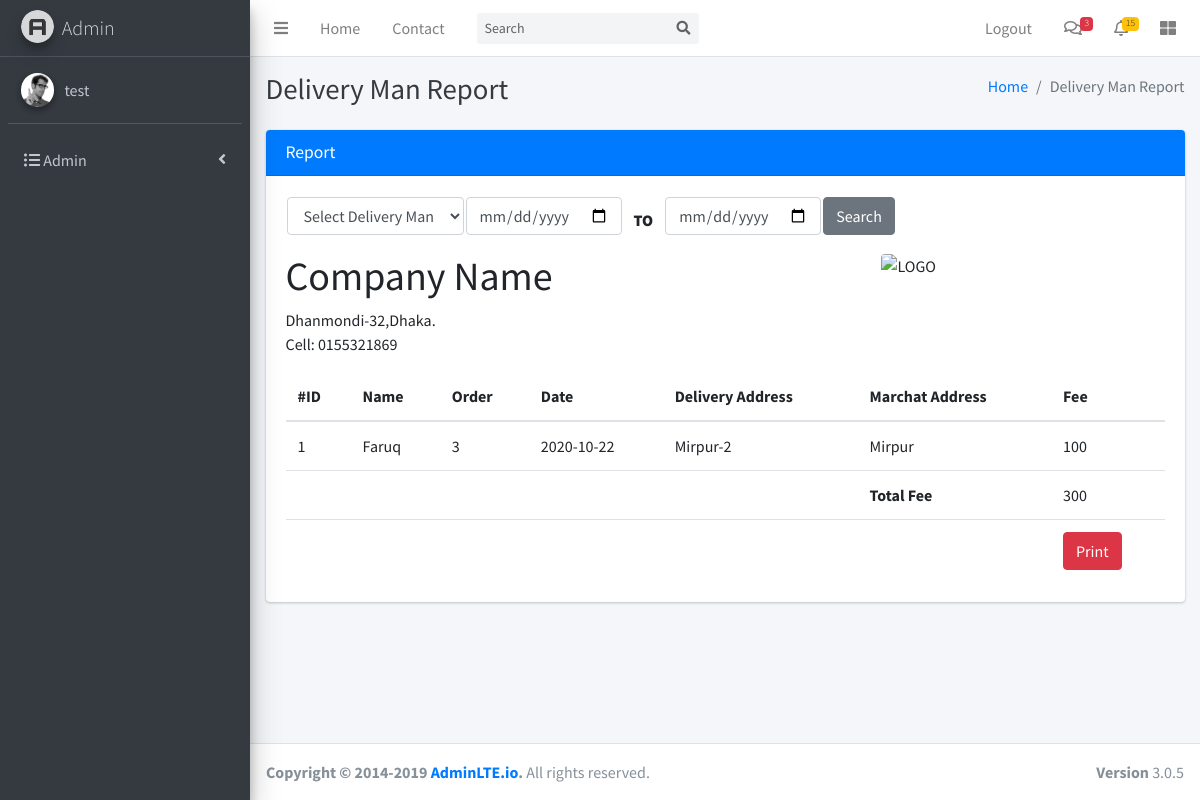
Screenshot of /admin/delivery_man_report.php?id=2 (signed in) with the database file from the repository.
### tables this page shows
CREATE TABLE `delivery_man` (
  `dID` int(11) NOT NULL,
  `d_name` varchar(100) NOT NULL,
  `d_phone` varchar(20) NOT NULL,
  `d_email` varchar(100) NOT NULL,
  `d_address` text NOT NULL,
  `password` varchar(100) NOT NULL,
  `areaID` int(11) NOT NULL
);

CREATE TABLE `orders` (
  `orderID` int(11) NOT NULL,
  `merchantID` int(11) NOT NULL,
  `date` date NOT NULL,
  `priority` enum('emergency','normal','medium') NOT NULL,
  `pickup_address` text NOT NULL,
  `delivery_address` text NOT NULL,
  `fee` varchar(255) NOT NULL,
  `status` enum('pending','received','picked_up','processing','delivered') NOT NULL,
  `pickup_man` int(11) NOT NULL,
  `delivery_man` int(11) NOT NULL,
  `code` varchar(50) NOT NULL,
  `pickup_area` int(11) NOT NULL,
  `delivery_area` int(11) NOT NULL,
  `order_type` enum('Cash on Delivery','Only Delivery') NOT NULL,
  `feedback` text NOT NULL,
  `received_by` int(11) NOT NULL,
  `customer_name` varchar(255) NOT NULL,
  `customer_phone` varchar(255) NOT NULL
);

CREATE TABLE `merchant` (
  `merchantID` int(11) NOT NULL,
  `m_name` varchar(255) NOT NULL,
  `m_address` text NOT NULL,
  `m_phone` varchar(20) NOT NULL,
  `m_email` varchar(150) NOT NULL,
  `m_password` varchar(20) NOT NULL,
  `areaID` int(11) NOT NULL
);

### admin/class/Controller.php (called while the page is built, shortened)
<?php
class Controller {
    private $conn;
    function __construct($host, $user, $password, $dbName) {
        $this->conn = new mysqli($host, $user, $password, $dbName);
    }
    public function get_delivery_details($data) {
        $id = $data['id'];
        $d = $this->conn->query("SELECT delivery_man.d_name,COUNT(orderID) AS total,orders.fee,(COUNT(orderID)*orders.fee) as total_fee,orders.date,orders.orderID,delivery_man.d_phone,delivery_man.d_address,orders.merchantID,orders.delivery_address,merchant.m_address FROM delivery_man JOIN orders ON delivery_man.dID=orders.delivery_man JOIN merchant ON orders.merchantID=merchant.merchantID WHERE status='delivered' OR delivery_man=$id");
        return $d;
    }
}

### admin/delivery_man_report.php (the view, shortened to what this page needs)
<?php
include_once 'header.php';
if (isset($_POST['searchsubmit'])) {
    $result = $obj->check_delivery_report($_POST);
} else {
    if (isset($_GET['id'])) {
        $delivery_man = $obj->get_delivery_details($_GET);
    }
}
?>
<?php
include_once 'left_menu.php';
?>
<div class="content-wrapper">
    <div class="content-header">
        <div class="container-fluid">
            <div class="row mb-2">
                <div class="col-sm-6">
                    <h1 class="m-0 text-dark">Delivery Man Report</h1>
                </div>
                <div class="col-sm-6">
                    <ol class="breadcrumb float-sm-right">
                        <li class="breadcrumb-item"><a href="#">Home</a></li>
                        <li class="breadcrumb-item active">Delivery Man Report</li>
                    </ol>
                </div>
            </div>
        </div>
    </div>
    <section class="content">
        <div class="container-fluid">
            <div class="row">
                <div class="col-md-12">
                    <div class="row">
                        <div class="col-md-12">
                            <div class="card">
                                <div class="card-header bg-primary">
                                    <h3 class="card-title">Report</h3>
                                </div>
                                <div class="card-body">
                                    <form action="" method="POST">
                                        <table class="serch_form">
                                            <tr>
                                                <td>
                                                    <div class="form-group">
                                                        <select name="delivery_id" class="form-control">
                                                            <option value="">Select Delivery Man</option>
                                                        </select>
                                                    </div>
                                                </td>
                                                <td>
                                                    <div class="form-group">
                                                        <input type="date" class="form-control" id="startdate"
                                                               name="startdate" placeholder="Start-date">
                                                    </div>
                                                </td>
                                                <td>
                                                    <label><span
                                                            style="padding: 10px;"><strong>TO</strong></span></label>
                                                </td>
                                                <td>
                                                    <div class="form-group">
                                                        <input type="date" class="form-control" id="enddate"
                                                               name="enddate" placeholder="End-date">
                                                    </div>
                                                </td>
                                                <td>
                                                    <div class="form-group">
                                                        <input type="submit" class="btn btn-secondary"
                                                               name="searchsubmit" value="Search">
                                                    </div>
                                                </td>
                                            </tr>
                                        </table>
                                    </form>
                                    <?php if (isset($delivery_man)) { ?>
                                        <table class="table table-borderd" >
                                        <div class="row">
                                                    <div class="col-md-8">
                                                        <h1>Company Name</h1>
                                                        <p>Dhanmondi-32,Dhaka.<br>Cell: 0155321869</p>
                                                    </div>
                                                    <div class="col-md-4"><img src="../img/logo.png" class="img-rounded" height="80" width="90" alt="LOGO"></div>
                                                </div>
                                            <thead>
                                                <tr>
                                                    <th>#ID</th>
                                                    <th>Name</th>
                                                    <th>Order</th>
                                                    <th>Date</th>
                                                    <th>Delivery Address</th>
                                                    <th>Marchat Address</th>
                                                    <th>Fee</th>
                                                </tr>
                                            </thead>
                                            <tbody>
                                                <?php
                                                $i = 1;
                                                while ($row = $delivery_man->fetch_assoc()) {
                                                    ?>
                                                    <tr>
                                                        <td><?php echo $i++; ?></td>
                                                        <td><?php echo $row['d_name']; ?></td>
                                                        <td><?php echo $row['total']; ?></td>
                                                        <td><?php echo $row['date']; ?></td>
                                                        <td><?php echo $row['delivery_address']; ?></td>
                                                        <td><?php echo $row['m_address']; ?></td>
                                                        <td><?php echo $row['fee']; ?></td>
                                                    </tr>
                                                    <tr>
                                                        <td colspan="5"></td>
                                                        <td><b>Total Fee</b></td>
                                                        <td>
                                                            <?php echo $row['total_fee']; ?>
                                                        </td>
                                                    </tr>
                                                <?php } ?>
                                            </tbody>
                                            <tfoot>
                                                <tr>
                                                    <td colspan="6"></td>
                                                    <td>
                                                        <form class="d-print-none">
                                                            <input class="btn btn-danger" type="submit" value="Print" onClick="window.print()">
                                                        </form>
                                                    </td>
                                                </tr>
                                            </tfoot>
                                        </table>
                                    <?php } ?>
                                </div>
                            </div>
                        </div>
                    </div>
                </div>
            </div>
        </div>
    </section>
</div>
<?php include_once 'footer.php'; ?>

### rows the page displays
delivery_man: d_name "Faruq", total "3", orders.date "2020-10-22", orders.delivery_address "Mirpur-2", merchant.m_address "Mirpur", orders.fee "100", total_fee "300"

### other values shown
$_SESSION['userName'] "test"
